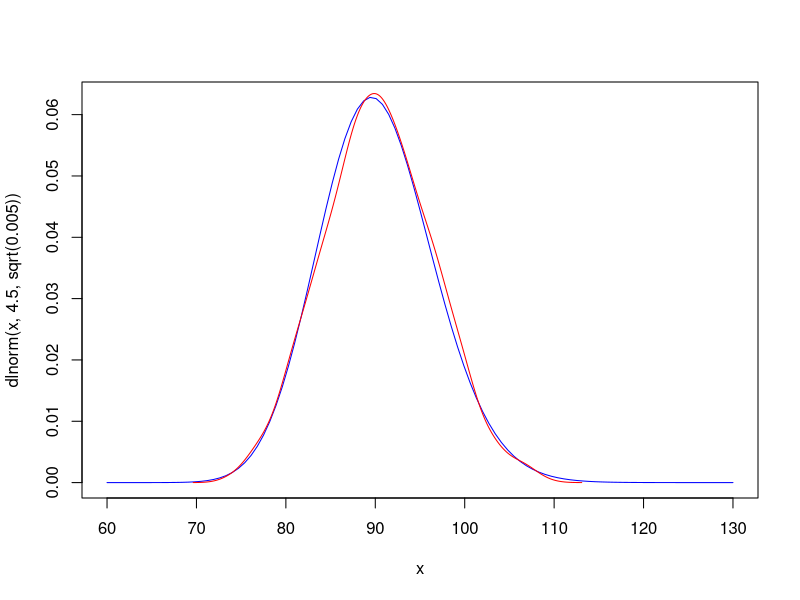

The R source for this figure:
# Exercise 2.18
# i
x <- 120
	# a
	dnorm(x, 100, sqrt(50))
	# b
	dlnorm(x, 4.5, sqrt(.005))
# ii
	# a
	pnorm(110, 100, sqrt(50))-pnorm(80, 100, sqrt(50))
	# b
	plnorm(100, 4.5, sqrt(.005), lower=FALSE)
# iii
	# a
	qnorm(.95, 100, sqrt(50))
	# b
	qlnorm(.95, 4.5, sqrt(.005))
# iv
reps <- 1000
set.seed(58)
S <- rlnorm(reps, 4.5, sqrt(.005))
# v
	# a
	curve(dlnorm(x, 4.5, sqrt(.005)), 60, 130, col="blue")
	# b
	lines(density(S), col="red")
# vi
	# a
	length(S[S>100])/length(S)
	# b
	quantile(S, .95)